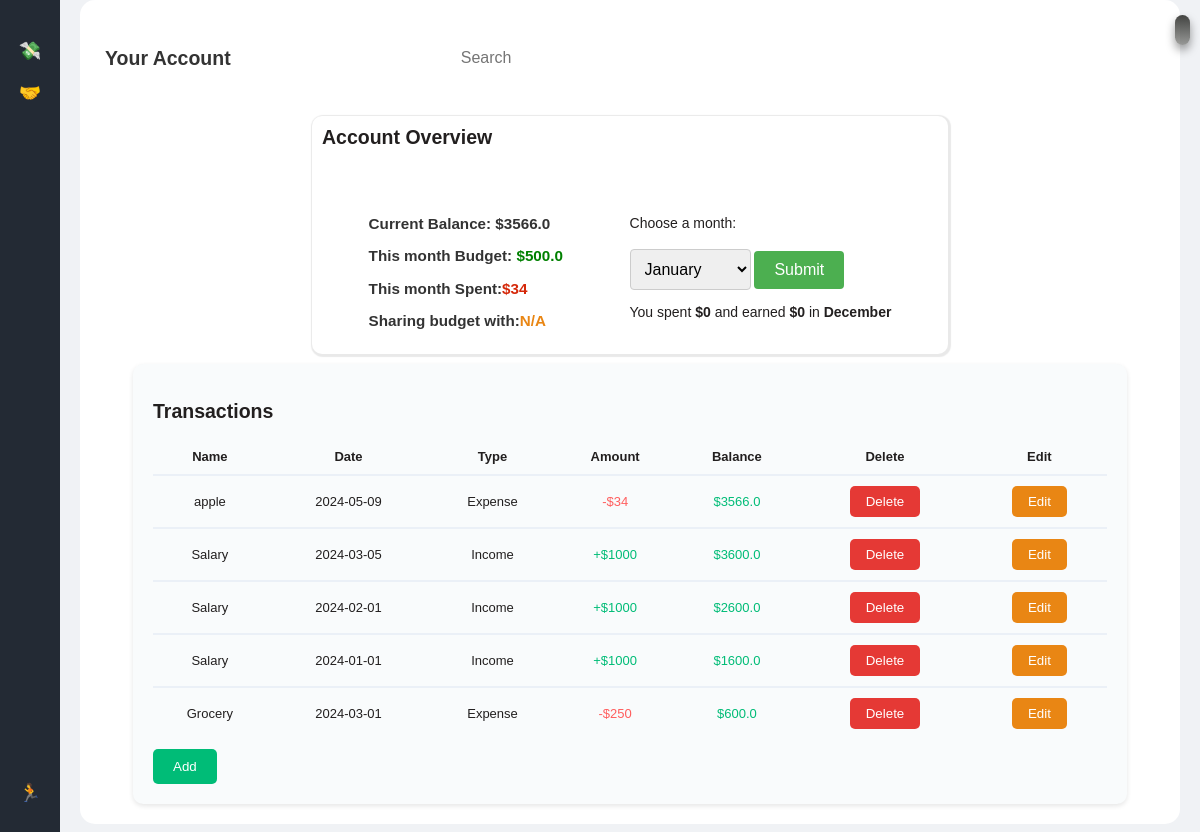
/expenses (signed in), run on an earlier commit of the app's database.
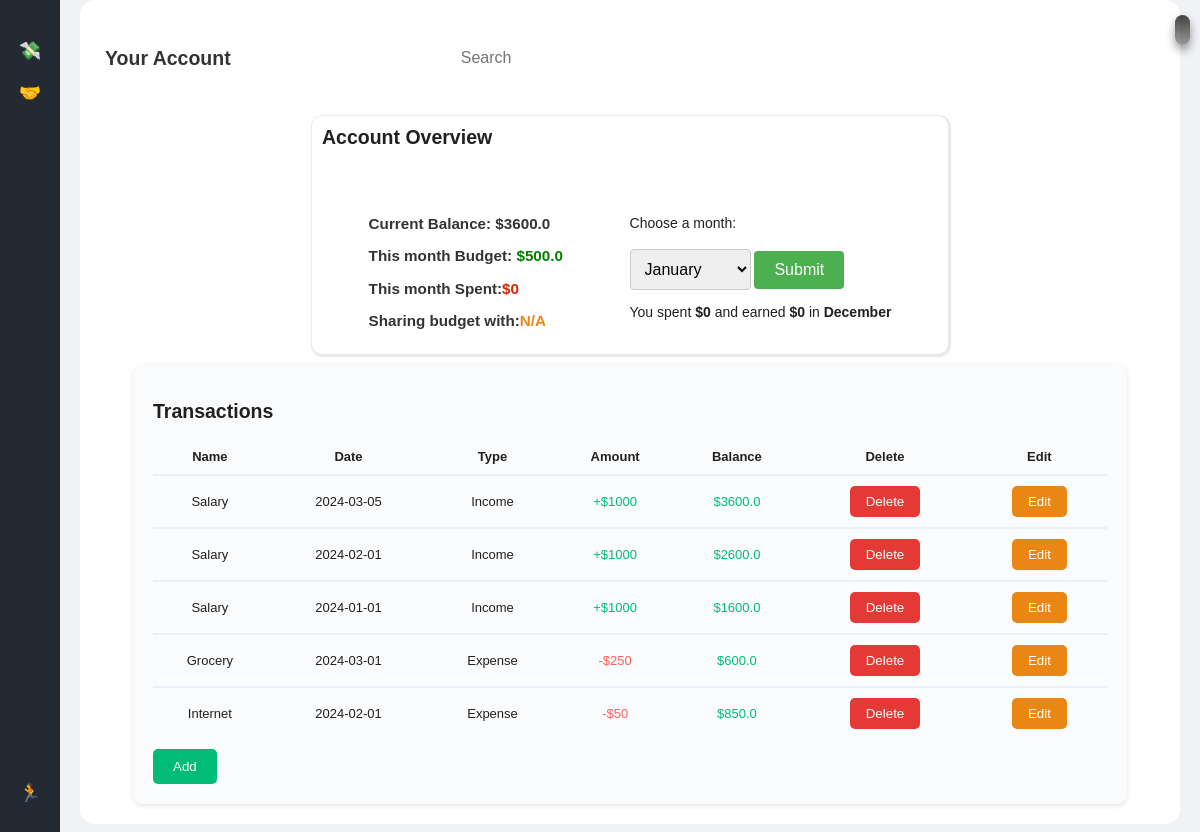
And on a later commit of the database.
### models.py (models this page shows, shortened)
class Customers(db.Model):
    cid = Column(Integer, primary_key=True)
    email = Column(String(255), nullable=False)
    first_name = Column(String(255), nullable=False)
    last_name = Column(String(255), nullable=False)
    password = Column(String(255), nullable=False)
    expenses = relationship("Expenses", back_populates="customer")
    shares_1 = relationship("Shares", foreign_keys="Shares.joint_id_1")
    shares_2 = relationship("Shares", foreign_keys="Shares.joint_id_2")
    balance = Column(Float, default=0)
    budget = Column(Float, default=0)
    joint = Column(String(255), default=None)
    spent = Column(Float, default=0)

class Expenses(db.Model):
    eid = Column(Integer, primary_key=True)
    name = Column(String(255), nullable=False)
    amount = Column(Integer, nullable=False)
    date = Column(String(255), nullable=False)
    transaction_category = Column(String(255), nullable=False, default='N/A')
    customer_id = Column(Integer, ForeignKey("customers.cid", ondelete="CASCADE"), nullable=False)
    customer = relationship("Customers", back_populates="expenses")

### main.py (the view)
@app.route("/expenses", methods=['GET'])
def expense_homepage():
    if 'cid' not in session:
        return redirect(url_for('login'))
    cid = session['cid']
    customer = get_customer_by_cid(cid)
    balance = customer.balance
    budget = customer.budget
    search = request.args.get("search", None)
    data = get_expense_data(cid, search)
    processed_data = process_expense_data(data, balance)
    bal_data = get_expenses_by_cid(cid)
    current_month = datetime.today().month
    current_month_str = convert_month(current_month)
    expenses_current_month = get_expenses_by_cid_and_month(
        cid, current_month_str)
    current_month_spent = 0
    for i in expenses_current_month.scalars():
        current_month_spent += i.amount if i.transaction_category == "expense" else 0
    for i in bal_data.scalars():
        if i.transaction_category == "expense":
            balance -= i.amount
        elif i.transaction_category == "income":
            balance += i.amount
    update_spent(customer, current_month_spent)
    budget = customer.budget
    current_month_spent=get_current_month_spent(cid)
    update_spent(customer, current_month_spent)
    update_balance(cid,balance)
    month_spent = session.get('month_spent', 0)
    month_earned = session.get('month_earned', 0)
    month = session.get('month_int', 0)
    value = budget-current_month_spent
    return render_template("expense.html", value=value, transactions=processed_data, month_spent=month_spent, spent=current_month_spent, balance=balance, joint=customer.joint, budget=budget, search=search, month=month, month_earned=month_earned)

### main.py (called while the page is built)
def get_customer_by_cid(cid):
    return db.session.execute(db.select(Customers).where(Customers.cid == cid)).scalar() or None

def get_expenses_by_cid(cid):
    return db.session.execute(db.select(Expenses).filter(Expenses.customer_id == cid)) or None

def get_expenses_by_cid_and_month(cid, month_str):
    return db.session.execute(db.select(Expenses).filter(Expenses.customer_id == cid).filter(Expenses.date.like('%'+'-'+month_str+'-'+'%'))) or None

def get_expense_data(cid, search):
    if search is not None:
        return get_expenses_by_cid_and_search(cid, search)
    else:
        return get_expenses_by_cid(cid)

def update_spent(customer, spent):
    customer.spent = spent
    db.session.add(customer)
    db.session.commit()

def convert_month(month):
    if month % 10 == month:
        month_str = '0'+str(month)
    else:
        month_str = str(month)
    return month_str

def get_current_month_spent(cid):
    current_month = datetime.today().month
    current_month_str = convert_month(current_month)
    expenses_current_month = get_expenses_by_cid_and_month(
        cid, current_month_str)
    current_month_spent = 0
    for i in expenses_current_month.scalars():
        current_month_spent += i.amount
    return current_month_spent

def update_balance(cid,balance):
    bal_data = get_expenses_by_cid(cid)
    for i in bal_data.scalars():
        balance -= i.amount

### templates/expense.html (shortened to what this page needs)
{% extends "base.html" %}
{% block content %}
<link rel="stylesheet" href="../static/expense.css" />
<div class="main-content">
  <header>
    <h1>Your Account</h1>
    <form action="{{ url_for('submit_form') }}" method="post">
      <input class="search-bar" type="search" placeholder="Search" name="search" />
    </form>
  </header>
  <div class="content">
    <section class="overview-section">
      <h2>Account Overview</h2>
      <div class="container">
        <div class="basic_info">
          <h3>Current Balance: ${{ balance }}</h3>
          <h3>
            This month Budget: <span style="color: green">${{ budget }}</span>
          </h3>
          <h3>
            This month Spent:<span style="color: rgb(213, 40, 9)"
              >${{ spent }}</span
            >
          </h3>
          <h3>
            Sharing budget with:<span style="color: rgb(233, 134, 20)"
              >{{ joint }}</span
            >
          </h3>
        </div>
        <div class="specific_info">
          {% set
          months=['January','Feburary','March','April','May','June','July','August','September','October','November','December']
          %}
          <form method="POST" action="{{ url_for('accept_month') }}">
            <label for="months">Choose a month:</label>
            <select name="months" id="months">
              <option value="1">January</option>
            </select>
            <input type="submit" value="Submit" />
          </form>
          <p>
            You spent <strong>${{ month_spent }}</strong> and earned <strong> ${{ month_earned }} </strong>in<strong>
              {{months[month-1]}}</strong
            >
          </p>
        </div>
      </div>
    </section>
    <section class="history-section">
      <h2>Transactions</h2>
      <div class="scrollable-history">
        <table class="table">
          <tr class="expense_items">
            <th>Name</th>
            <th>Date</th>
            <th>Type</th>
            <th>Amount</th>
            <th>Balance</th>
            <th>Delete</th>
            <th>Edit</th>
          </tr>
        <tbody>
          {% for transaction in transactions %}
          <tr class="expense_items">
            <td>{{ transaction['name'] }}</td>
            <td>{{ transaction['date'] }}</td>
            <td>
              {% if transaction['transaction_category'] == 'income' %} Income
              {% else %} Expense {% endif %}
            </td>
            <td>
              {% if transaction['transaction_category'] == 'income' %}
                <span class="plus">+${{ transaction['amount'] }}</span>
              {% else %}
                <span class="minus">-${{ transaction['amount'] }}</span>
              {% endif %}
            </td>
            <td>
              {% if transaction['balance'] > 0 %}
              <span class="plus">${{ transaction['balance'] }}</span>
              {% else %}
                <span class="minus">${{ transaction['balance'] }}</span>
              {% endif %}
            </td>
            <td>
              <form method="POST" action="{{ url_for('expense_delete', id=transaction['id']) }}">
                <button type="submit" class="delete_button">Delete</button>
              </form>
            </td>
            <td>
              <form>
                <button type="button" class="edit_button" onclick="openEditModal('{{ transaction['id'] }}')">Edit</button>
              </form>
            </td>
          </tr>
          {% endfor %}
        </table>
      </div>
      <button onclick="openModal()" class="add_button">Add</button>
    </section>
  </div>
</div>
{% endblock %}

### templates/base.html (shortened to what this page needs)
<!DOCTYPE html>
<html lang="en">
  <head>
    <link rel="stylesheet" href="../static/base.css" />
  </head>
  <body class="">
    <div class="dashboard">
      <aside class="sidebar">
        <nav>
          <ul>
            <li><a href="{{ url_for('expense_homepage') }}" title="Expense">💸</a></li>
            <li><a href="{{ url_for('set') }}" title="Settings">🤝</a></li>
          </ul>
          <ul class="bottom-icons">
            <li><a href="{{ url_for('logout') }}" title="Logout">🏃</a></li>
          </ul>
        </nav>
      </aside>
  {% block content %}{% endblock %}
  </body>
</html>

### static/base.css (style rules this page uses)
body { font-family: 'Arial', sans-serif; margin: 0; padding: 0; background-color: #f0f2f5; }
.dashboard { display: flex; height: 100vh; overflow: hidden; }
.sidebar { width: 60px; background-color: #232a34; display: flex; flex-direction: column; align-items: center; padding: 20px 0; position: relative; }
.sidebar nav ul { list-style-type: none; padding: 0; margin: 0; }
.sidebar nav ul li { margin: 20px 0; }
.sidebar nav ul li a { text-decoration: none; color: #fff; font-size: 18px; display: flex; justify-content: center; }
.main-content { flex: 1; padding: 20px; background-color: #fff; border-radius: 15px; margin: 20px; }
header { display: flex; justify-content: space-between; align-items: center; margin-bottom: 20px; }
header h1 { font-size: 1.5em; color: #333; }
header input[type="search"] { border: none; padding: 10px; border-radius: 5px; }
.bottom-icons { position: absolute; bottom: 20px; left: 0; width: 100%; text-align: center; }

### static/expense.css (style rules this page uses)
:root { --light-bg-color: rgb(216, 197, 197); --dark-bg-color: rgb(37, 33, 33); --light-text-color: rgb(34, 31, 31); --dark-text-color: rgb(230, 217, 217); }
body { color: var(--light-text-color); font-family: 'Arial', sans-serif; margin: 0; padding: 0; }
header h1 { margin: 0; padding: 0; }
header { color: white; padding: 5px; text-align: center; }
.main-content { align-items: center; justify-content: center; font-size: small; margin-top: 0%; font-size: small; overflow-y: scroll; }
.container { width: 100%; display: flex; align-items: flex-start; justify-content: space-evenly; }
.content { display: flex; flex-direction: column; align-items: center; justify-content: center; font-size: small; width: 100%; }
.overview-section { font-size: small; height: 30%; width: 60%; background-color: white; border-radius: 10px; box-shadow: 1px 1px 1px 2px rgba(36, 35, 35, 0.1); margin-top: 0px; }
.overview-section h2 { margin: 10px; }
.history-section { margin-top: 10px; width: 90%; background-color: white; border-radius: 10px; box-shadow: 0 2px 5px rgba(0, 0, 0, 0.1); }
label, label:after { transition: 0s }
.search-bar { width: 150%; padding: 10px; margin: 10px 0; border-radius: 10px; border: 1px solid black; font-size: 16px; }
.scrollable-history { overflow-y: scroll; height: 300px; width: 100%; }
.delete_button, .edit_button { color: white; border: none; padding: 8px 16px; border-radius: 5px; cursor: pointer; background-color: #e53935; }
.basic_info, .specific_info { padding: 10px; box-sizing: border-box; }
.basic_info { margin-top: 0%; }
.edit_button { background-color: rgb(233, 134, 20); }
.specific_info { margin-top: 15px; font-size: 14px; }
body { font-family: Arial, sans-serif; }
h3 { color: #333; }
label { display: block; margin-bottom: 10px; }
select { padding: 10px; font-size: 16px; border: 1px solid #ccc; border-radius: 4px; }
input[type="submit"] { margin-top: 10px; padding: 10px 20px; font-size: 16px; background-color: #4caf50; color: white; border: none; border-radius: 4px; cursor: pointer; }
.chart-section, .history-section { grid-column: span 2; background-color: #f9fbfc; padding: 20px; border-radius: 10px; }
.minus { color: #ff5e5e; }
.plus { color: #00bc77; }
.table { width: 100%; border-collapse: collapse; text-align: center; padding: 10px 0; }
.table th { padding: 10px 0; border-bottom: 2px solid #ebf0f7; }
.table td { padding: 10px 0; border-bottom: 2px solid #ebf0f7; }
.add_button { background-color: #00bc77; color: #fff; padding: 10px 20px; border: none; border-radius: 5px; cursor: pointer; margin-top: 10px; }

What changed in the data, as far as the page shows it:
removed Expenses: transaction_category "Expense"
now on this page (row unchanged): Expenses: transaction_category "Expense"
Also different on the page:
{{ balance }}: "3566.0" → "3600.0"
{{ spent }}: "34" → "0"
